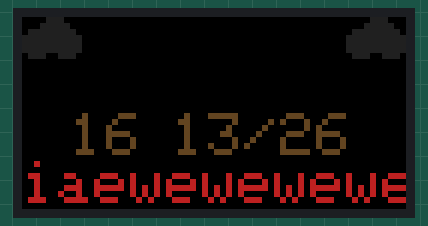
Recording of a sketch running on a simulated Arduino Uno, built with avr-gcc and run on an emulated ATmega328P. Parts: 64×32 colour display. Random numbers use the default seed unless the sketch sets one; what the sketch prints to the serial monitor is not drawn.

Above: at 0.29 s.
At 5.06 s:
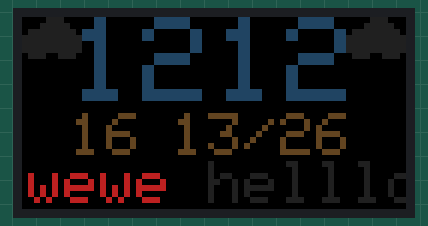
At 10.08 s:
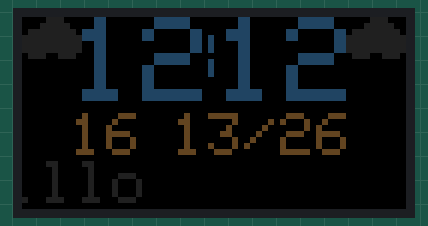
At 15.09 s:
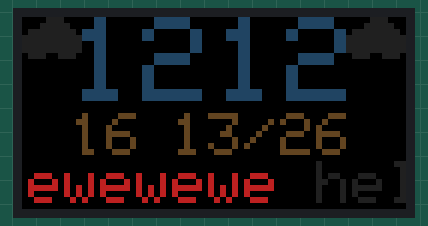
At 21.09 s:
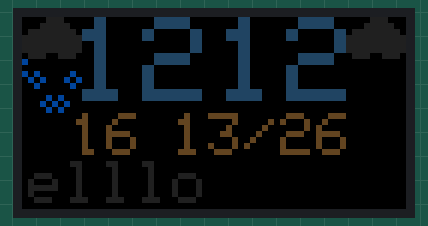
At 37.53 s:
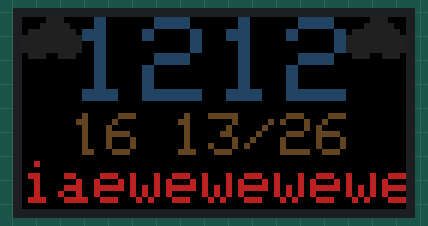

The sketch:

dot2.ino
```cpp
#include <Adafruit_GFX.h>     // 아두의노의 핵심그래픽 라이브러리
#include <RGBmatrixPanel.h>   // 도트매트릭스를 구현하기 위한 라이브러리
#include<Wire.h>    // ??????????????????
#define CLK 11      // GPIO
#define LAT 10
#define OE  9
#define A   A0
#define B   A1
#define C   A2
#define D   A3
RGBmatrixPanel matrix(A, B, C, D, CLK, LAT, OE, false, 64); // 도트매트릭스 사전세팅
int    aY   = matrix.width(); // 매트릭스의 가로길이를 변수화, 여기서는 64
typedef struct {
  char x = 40;
  char y = 40;
}XY;
String matrixText[2]   = {"iaewewewewe","helllo"}; // 1번 스케줄 변수
String tmx = "26",tmn = "13",t1h= "16",pty="snow",sky = "m-cloudy";
////////////////////////
String cur = "12:12:00";
///////////////////////

unsigned long timeVal; //이전시간
unsigned long readTime;

void (*weatherSky)();
void (*weatherPty)(int,int);

/*
 *
 *
 * 날씨 정보 set
 * 구름 지워지지 말게 (비올때 갱신)
 */


void setup() { // 아두이노를 원활하게 실행하기 위한 사전설정
  matrix.begin();
  Serial.begin(115200); // 시리얼통신(11520000hz)
  matrix.setTextWrap(false); //도트매트릭스를 화면 엣지(끝부분)까지 킬 수있도록 함
  matrix.setTextSize(1); // 매트릭스 글자크기설정(기본값 1)
  timeVal = millis();
  parsingClock(cur); ///////////////////////////////////////////////
  leftShift(false);//////////////////////////////////
  setWeather();

}

void parsingClock(String str) {////////////////////////////////////////////////
  char rHour,rMin,rSec;
  rHour = (str.substring(0,3)).toInt();
  rMin = (str.substring(3,6)).toInt();
  rSec = (str.substring(6,9)).toInt();
  Serial.print("parsing : ");
  Serial.print(rHour,DEC);
  Serial.print(": ");
  Serial.print(rMin,DEC);
  Serial.print(" : ");
  Serial.println(rSec,DEC);
  readTime = ((long)rHour*3600+rMin*60+rSec)*1000;
  Serial.print("readTime : ");
  Serial.println(readTime);


}

void showClock() {////////////////////////////////////////////////////////////
  int rHour,rMin,rSec;
  rSec = (readTime/1000)%60; //delete
  rMin = (readTime/60000)%60;
  rHour = (readTime/(60*60000))%24;
  Serial.print(readTime);
  Serial.print(" : ");
  Serial.print(rHour,DEC);
  Serial.print(" : ");
  Serial.print(rMin,DEC);
  Serial.print(" : ");
  Serial.println(rSec,DEC); //delete
  watch(rHour,rMin);

}

void setWeather() {
           matrix.fillScreen(0);

           if(sky.indexOf("cloud")!=-1){
            weatherSky = Cloud;
           }else {
            weatherSky = Sun;//Sun(53,7); //sky
           }

           if(pty.indexOf("rain")!=-1 || pty.indexOf("shower")!= -1) {
            weatherPty = Rain;
           } else if(pty.indexOf("sleet")!=-1 || pty.indexOf("snow")!=-1) {
            weatherPty = Snow;
           } else {
            weatherPty = NULL;
           }

           temp(t1h,tmn,tmx);
           weatherSky();


}

void cur_time_test() {
  static boolean onOff = true;
  if(onOff) {
      matrix.setTextColor(matrix.Color333(1,2,3));
      matrix.setCursor(29,3);
      matrix.print('|');
  } else {
    matrix.setTextColor(matrix.Color333(0,0,0));
     matrix.setCursor(29,3);
     matrix.print('|');
  }
  onOff = !onOff;
}

boolean downPosition() { // 도트매트릭스에 눈이나 비가 오는 기능을 구현하기 위한 함수
static XY location[8]; // 위 기능을 위해 XY좌표를 배열로 선언
static char count=0;

  if(count == 0) {
    for(int i =0;i<8;i++) {
        location[i].y = random(-10,0);  // 비나 눈효과를 좀 더 극적으로 주기 위해
        location[i].x = random(-5,5);   // 랜덤으로 X,Y를 설정함
        if(location[i].x <0) (location[i].x)+=32;
      }
  }
  for(int i =0;i<8;i++) {
    location[i].y++;
    if(location[i].y>3) weatherPty(location[i].x,location[i].y); // 기상효과(비) 함수호출
  }
  weatherSky();

  if(count >=50) {
    count =0;
    return false;
  } else {
    count++;
    return true;
  }

}

boolean leftShift(boolean shiftOnOff) {
  static int    textX   = 0,
       textMin = (matrixText[0].length()+matrixText[1].length()+1)*-6; // 1번 스케줄(char형)의 사이즈 측정
  if(!shiftOnOff) {
    matrix.setTextColor(matrix.Color333(5,9,9));
    matrix.setCursor(textX, 24);
    matrix.print(matrixText[0]);

    matrix.setTextColor(matrix.Color333(9,9,9));
    matrix.setCursor(textX+matrixText[0].length()*6+1, 24);
    matrix.print(matrixText[1]);

  }else {
    matrix.setTextColor(matrix.Color333(5,9,9));
    matrix.setCursor(textX, 24);
     matrix.print(matrixText[0]);
    matrix.setTextColor(matrix.Color333(9,9,9));
    matrix.setCursor(textX+matrixText[0].length()*6+6, 24);
    matrix.print(matrixText[1]);

    matrix.setTextColor(matrix.Color333(0,0,0));
    matrix.setCursor(textX+1, 24);
    matrix.print(matrixText[0]);
    matrix.setTextColor(matrix.Color333(0,0,0));
    matrix.setCursor(textX+matrixText[0].length()*6+7, 24);
    matrix.print(matrixText[1]);

     matrix.setTextColor(matrix.Color333(5,9,9));
     matrix.setCursor(textX, 24);
     matrix.print(matrixText[0]);
    matrix.setTextColor(matrix.Color333(9,9,9));
    matrix.setCursor(textX+matrixText[0].length()*6+6, 24);
    matrix.print(matrixText[1]);

  // Move text left (w/wrap)
   if(((--textX))< textMin) {
      textX = 0;
      shiftOnOff = false;
    }
    return shiftOnOff;
  }
}

void Rain(int x, int y) { // 기상효과(비) 함수
  matrix.drawLine(x*2,y,x*2,y+5,matrix.Color333(0,2,4)); // 비가 내리는 효과를 위하여
  //matrix.drawPixel(x*2,y-1,matrix.Color333(0,0,0)); // 선을 그려서 떨어지게 만듦
  matrix.drawPixel(x*2, (y-1), matrix.Color333(0,0,0));
}

void Snow(int x, int y) { // 기상효과(눈) 함수
  matrix.drawCircle(x*2,y*2,1,matrix.Color333(0,2,4)); // 지름 1의 원을 그려서
  matrix.drawCircle(x*2,(y*2)-2,1,matrix.Color333(0,0,0)); // 눈이 오는 효과를 낸다.
  matrix.drawCircle(x*2,y*2,1,matrix.Color333(0,2,4));
}

void Cloud() { // 기상효과(구름) 함수
  matrix.fillCircle(2,4,2,matrix.Color333(1,1,1)); // 구름이 뭉쳐있는 효과를 내기 위하여 흰색
  matrix.fillCircle(5,2,2,matrix.Color333(1,1,1)); // 원을 연이어 그려서 효과를 낸다.
  matrix.fillCircle(7,4,2,matrix.Color333(1,1,1));
  matrix.fillCircle(56,4,2,matrix.Color333(1,1,1)); // 구름이 뭉쳐있는 효과를 내기 위하여 흰색
  matrix.fillCircle(59,2,2,matrix.Color333(1,1,1)); // 원을 연이어 그려서 효과를 낸다.
  matrix.fillCircle(61,4,2,matrix.Color333(1,1,1));
}

void Sun(){ // 기상효과(맑음 또는 해) 함수
  matrix.fillCircle(53,7,2,matrix.Color333(1,1,0));
  matrix.drawLine(53,7+4,53,7+6,matrix.Color333(1,1,0)); // 위아래세로
  matrix.drawLine(53,7-4,53,7-6,matrix.Color333(1,1,0));
  matrix.drawLine(53+4,7,53+6,7,matrix.Color333(1,1,0)); // 좌우
  matrix.drawLine(53-4,7,53-6,7,matrix.Color333(1,1,0));
  matrix.drawLine(53+3,7+3,53+4,7+4,matrix.Color333(1,1,0));
  matrix.drawLine(53-3,7-3,53-4,7-4,matrix.Color333(1,1,0));
  matrix.drawLine(53+3,7-3,53+4,7-4,matrix.Color333(1,1,0));
  matrix.drawLine(53-3,7+3,53-4,7+4,matrix.Color333(1,1,0));
}

void watch(int hour,int minute){ // 시계함수 ////////////////////////////////////////////
  String tempHour = "00"+String(hour);
  String tempMin = "00"+String(minute);
  Serial.print("recieve matrix watch => ");
  Serial.print(hour,DEC);
  Serial.print(" : ");
  Serial.println(tempMin);
  tempHour = tempHour.substring(tempHour.length()-2);
  tempMin = tempMin.substring(tempMin.length()-2);
  matrix.setTextColor(matrix.Color333(1,2,3)); // 시계의 색상설정
  matrix.setTextSize(2);
  matrix.setCursor(8,0); // 시계를 띄울 좌표설정
  matrix.print(tempHour); // 서버에서 받아온 현재시간을 변수화시켜서 출력
  matrix.setCursor(32,0); // 시계를 띄울 좌표설정
  matrix.print(tempMin);
  matrix.setTextSize(1);
  matrix.setCursor(29,3);
  matrix.print('|');
  Serial.print("matrix watch => ");
  Serial.print(tempHour);
  Serial.print(" : ");
  Serial.println(tempMin);

}

void temp(String temp,String minT,String maxT){ // 현재온도 함수
  matrix.setTextColor(matrix.Color333(3,2,1)); // 온도색상설정
  matrix.setCursor(8,16); // 현재온도를 띄울 좌표설정
  matrix.print(temp);
  matrix.setCursor(25,16);
  matrix.print(minT+'/'+maxT); // 서버에서 받아온 현재온도를 변수화시켜서 출력
}

void loop() { // 아두이노 반복작업
  static boolean shiftOnOff=false;
  static boolean downOnOff = false;


  if(millis()-timeVal>=100){ //1초 단위 출력

     readTime +=(millis()-timeVal);
     timeVal = millis();

    shiftOnOff=leftShift(shiftOnOff);
    if(downOnOff){
      downOnOff = downPosition();
    }

     if(readTime>=86400000){
       Serial.println(readTime);
       readTime=0;
     }
    if((readTime/100)%10==0) { //초단위
         Serial.println("1초 단위");
         showClock();
         cur_time_test();
         if((readTime/100)%200==0) {
          Serial.println("20초 단위");
          if(!shiftOnOff) shiftOnOff=true;
         }
         if((readTime/100)%100==0) {
          Serial.println("10초 단위");
          if(!downOnOff) downOnOff=true;
         }
        if((readTime/100)%3000==0) { //5분단위
           Serial.println("5분단위");
           setWeather();
           //setText=> 일정 정보 갱신시
        }else if((readTime/100)%600==0) { //1분단위
           Serial.println("1분단위");
           char ch = Serial.read();
           if (ch=='1')
              {
                matrixText[1] = "hello";
              }
           setWeather();

        }
        ////////////////////////////////

        ///////////////////////
     }

  }

  // Update display
  matrix.swapBuffers(false);
}
```
